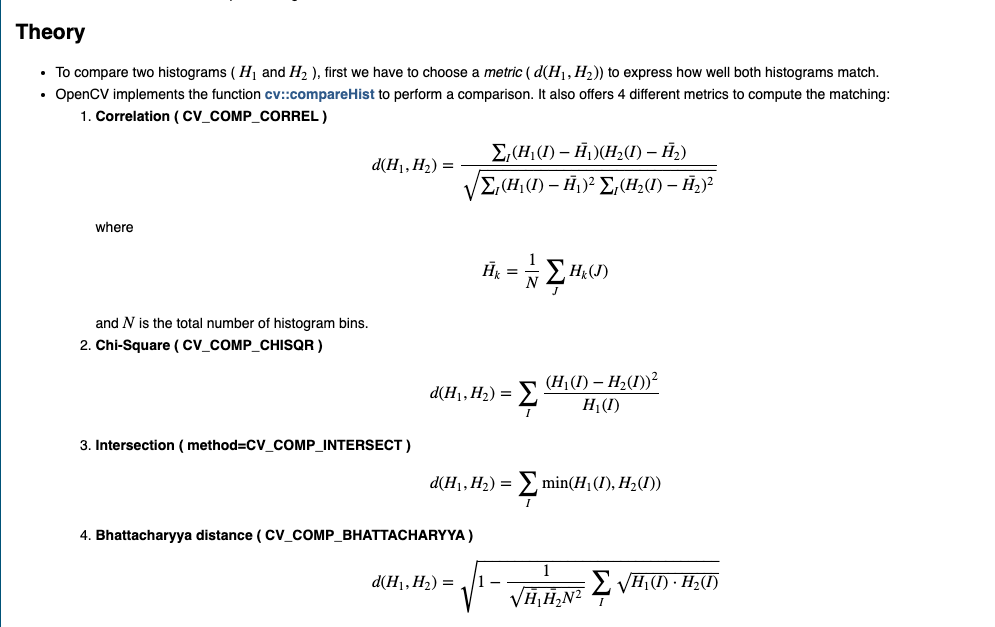
//> input picture Histograms_Matching/compareHist.png, 995 x 627 px
$ ./discrete_fourier_transform ../Histograms_Matching/compareHist.png   (built with g++ and OpenCV 4)
//> lines starting //> are read from the running program, lines starting //| are printed output that depends on the picture
/*
*@brief introduction：本程序是对图像进行离散傅立叶变换，得到一张数字图像的频谱图。
*@authur：OpenCV team
*/


#include "opencv2/core.hpp"
#include "opencv2/imgproc.hpp"
#include "opencv2/imgcodecs.hpp"
#include "opencv2/highgui.hpp"

#include <iostream>

using namespace cv;
using namespace std;

static void help(char ** argv)
{
    cout << endl
        <<  "This program demonstrated the use of the discrete Fourier transform (DFT). " << endl
        <<  "The dft of an image is taken and it's power spectrum is displayed."  << endl << endl
        <<  "Usage:"                                                                      << endl
        << argv[0] << " [image_name -- default lena.jpg]" << endl << endl;
}

int main(int argc, char ** argv)
{
    help(argv);

    const char* filename = argc >=2 ? argv[1] : "lena.jpg";

    Mat I = imread( samples::findFile( filename ), IMREAD_GRAYSCALE);
//> I: 627 rows x 995 cols, CV_8UC1; min 0, max 255, mean 247.3
    if( I.empty()){
        cout << "Error opening image" << endl;
        return EXIT_FAILURE;
    }

//! [扩展]
    Mat padded;                            //傅立叶变换当数字是2的幂次时会比较快，因此需要将图像变换到一个最优的尺寸。
    int m = getOptimalDFTSize( I.rows );   //这里使用自带的函数getOptimalDFTSize先得到最优尺寸，再在边界补零。
//> m = 640
    int n = getOptimalDFTSize( I.cols ); // on the border add zero values
//> n = 1000
    copyMakeBorder(I, padded, 0, m - I.rows, 0, n - I.cols, BORDER_CONSTANT, Scalar::all(0));
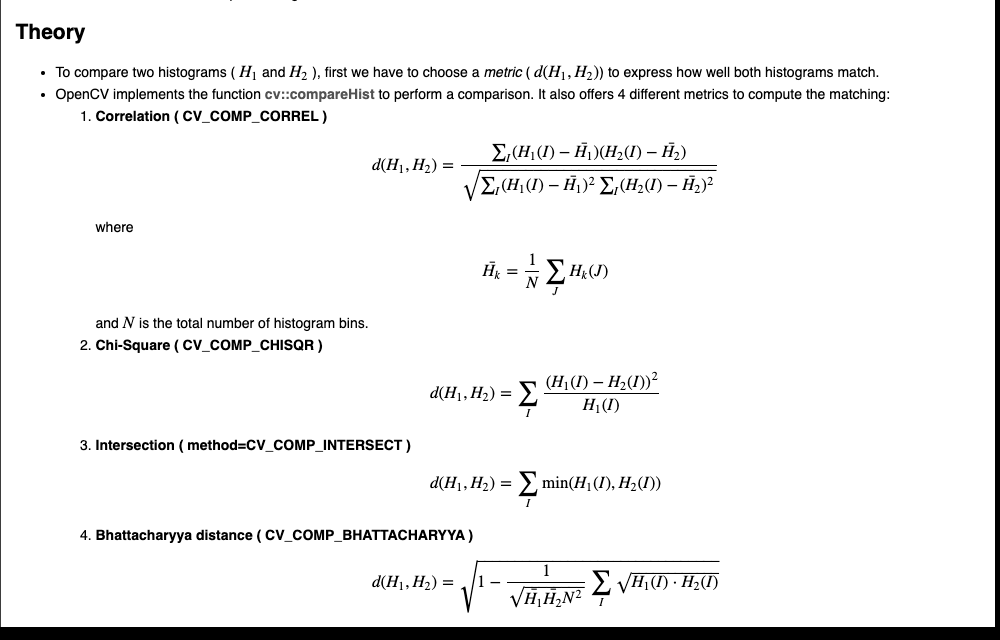
//> padded: 640 rows x 1000 cols, CV_8UC1; min 0, max 255, mean 241.1
//! [expand]

//! [complex_and_real]
    Mat planes[] = {Mat_<float>(padded), Mat::zeros(padded.size(), CV_32F)};
//> planes[1]: 640 rows x 1000 cols, CV_32FC1; every value is 0
    Mat complexI;
    merge(planes, 2, complexI);         // Add to the expanded another plane with zeros
//! [complex_and_real]

//! [dft]
    dft(complexI, complexI);            // this way the result may fit in the source matrix
//! [dft]

    // compute the magnitude and switch to logarithmic scale
    // => log(1 + sqrt(Re(DFT(I))^2 + Im(DFT(I))^2))
//! [magnitude]
    split(complexI, planes);                   // planes[0] = Re(DFT(I), planes[1] = Im(DFT(I))
    magnitude(planes[0], planes[1], planes[0]);// planes[0] = magnitude
    Mat magI = planes[0];
//! [magnitude]

//! [log]
    magI += Scalar::all(1);                    // switch to logarithmic scale
    log(magI, magI);
//! [log]

//! [crop_rearrange]
    // crop the spectrum, if it has an odd number of rows or columns
    magI = magI(Rect(0, 0, magI.cols & -2, magI.rows & -2));

    // rearrange the quadrants of Fourier image  so that the origin is at the image center
    int cx = magI.cols/2;
//> cx = 500
    int cy = magI.rows/2;
//> cy = 320

    Mat q0(magI, Rect(0, 0, cx, cy));   // Top-Left - Create a ROI per quadrant
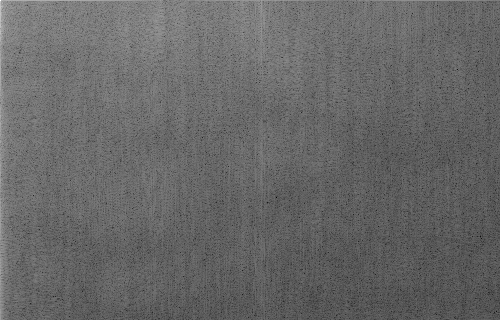
//> q0: 320 rows x 500 cols, CV_32FC1; min 2.67, max 18.85, mean 9.25; drawn with min black and max white
    Mat q1(magI, Rect(cx, 0, cx, cy));  // Top-Right
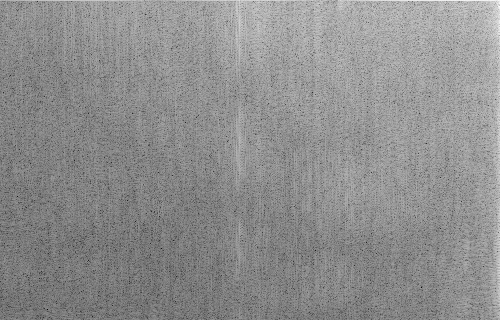
//> q1: 320 rows x 500 cols, CV_32FC1; min 2.7, max 14.32, mean 9.19; drawn with min black and max white
    Mat q2(magI, Rect(0, cy, cx, cy));  // Bottom-Left
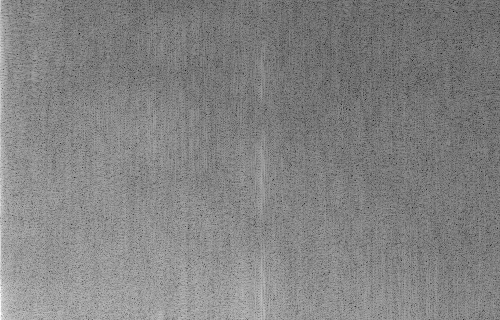
//> q2: 320 rows x 500 cols, CV_32FC1; min 2.7, max 15.32, mean 9.19; drawn with min black and max white
    Mat q3(magI, Rect(cx, cy, cx, cy)); // Bottom-Right
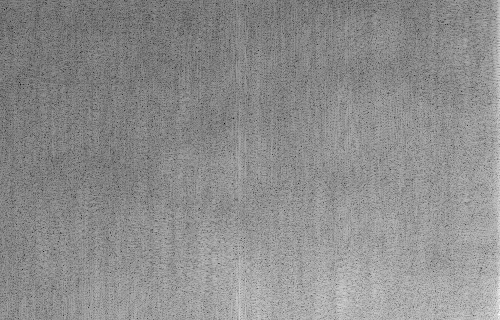
//> q3: 320 rows x 500 cols, CV_32FC1; min 2.67, max 14.48, mean 9.23; drawn with min black and max white

    Mat tmp;                           // swap quadrants (Top-Left with Bottom-Right)
    q0.copyTo(tmp);
    q3.copyTo(q0);
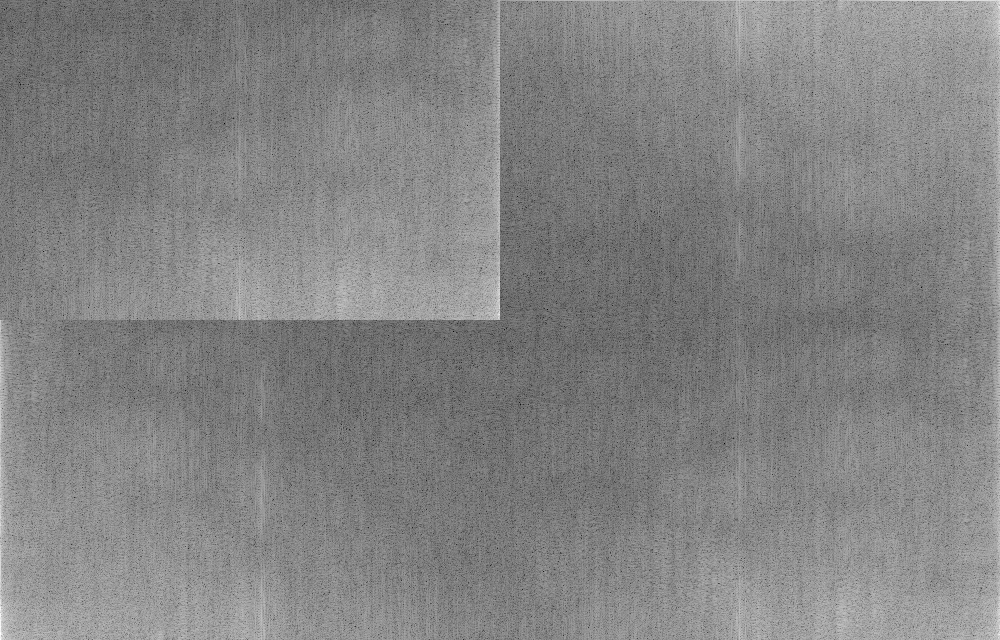
//> magI: 640 rows x 1000 cols, CV_32FC1; min 2.67, max 15.32, mean 9.21; drawn with min black and max white
    tmp.copyTo(q3);

    q1.copyTo(tmp);                    // swap quadrant (Top-Right with Bottom-Left)
    q2.copyTo(q1);
    tmp.copyTo(q2);
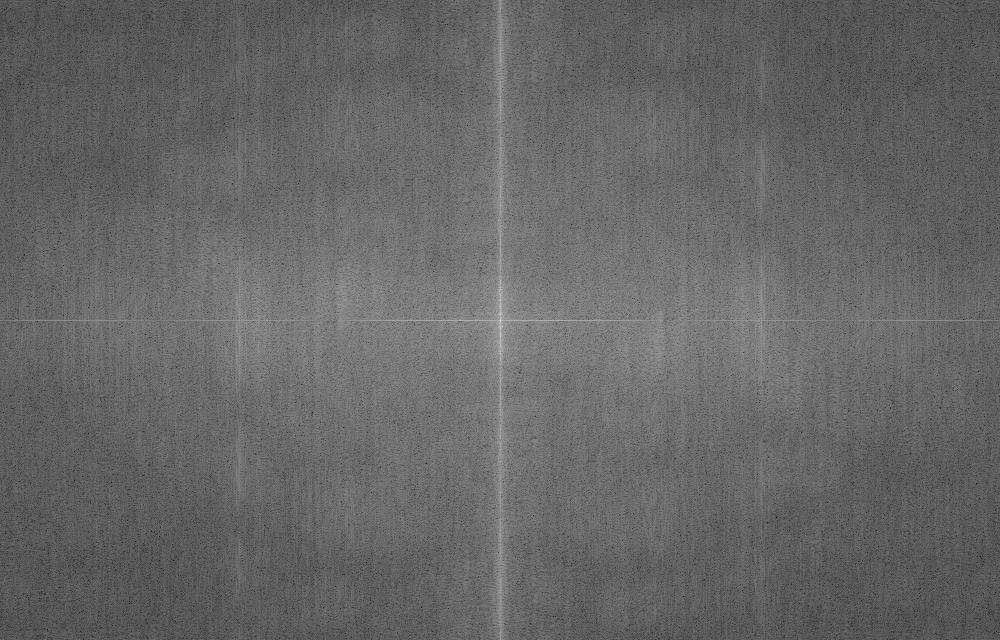
//> magI: 640 rows x 1000 cols, CV_32FC1; min 2.67, max 18.85, mean 9.22; drawn with min black and max white
//! [crop_rearrange]

//! [normalize]
    normalize(magI, magI, 0, 1, NORM_MINMAX); // Transform the matrix with float values into a
                                            // viewable image form (float between values 0 and 1).
//! [normalize]

    imshow("Input Image"       , I   );    // Show the result
    imshow("spectrum magnitude", magI);
    waitKey();

    return EXIT_SUCCESS;
}
